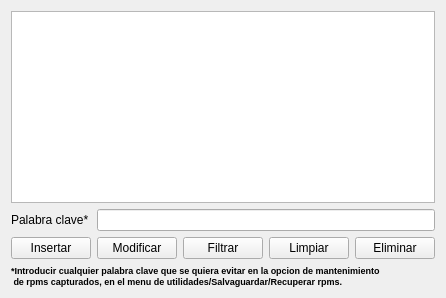
     <widget class="QWidget" name="tab_8">
      <attribute name="icon">
       <iconset resource="recoverdrake.qrc">
        <normaloff>:/Imagenes/embudo.png</normaloff>:/Imagenes/embudo.png</iconset>
      </attribute>
      <attribute name="title">
       <string>Palabras clave</string>
      </attribute>
      <layout class="QGridLayout" name="gridLayout_28">
       <item row="2" column="1">
        <widget class="QPushButton" name="pushButton_6">
         <property name="text">
          <string>Modificar</string>
         </property>
         <property name="icon">
          <iconset resource="recoverdrake.qrc">
           <normaloff>:/Imagenes/sustituir.png</normaloff>:/Imagenes/sustituir.png</iconset>
         </property>
        </widget>
       </item>
       <item row="1" column="0">
        <widget class="QLabel" name="label_118">
         <property name="text">
          <string>Palabra clave*</string>
         </property>
        </widget>
       </item>
       <item row="2" column="4">
        <widget class="QPushButton" name="pushButton_5">
         <property name="text">
          <string>Eliminar</string>
         </property>
         <property name="icon">
          <iconset resource="recoverdrake.qrc">
           <normaloff>:/Imagenes/bad.png</normaloff>:/Imagenes/bad.png</iconset>
         </property>
        </widget>
       </item>
       <item row="3" column="0" colspan="5">
        <widget class="QLabel" name="label_117">
         <property name="font">
          <font>
           <pointsize>7</pointsize>
           <weight>75</weight>
           <bold>true</bold>
          </font>
         </property>
         <property name="text">
          <string>&lt;!DOCTYPE HTML PUBLIC &quot;-//W3C//DTD HTML 4.0//EN&quot; &quot;http://www.w3.org/TR/REC-html40/strict.dtd&quot;&gt;
&lt;html&gt;&lt;head&gt;&lt;meta name=&quot;qrichtext&quot; content=&quot;1&quot; /&gt;&lt;style type=&quot;text/css&quot;&gt;
p, li { white-space: pre-wrap; }
&lt;/style&gt;&lt;/head&gt;&lt;body style=&quot; font-family:'Sans Serif'; font-size:7pt; font-weight:600; font-style:normal;&quot;&gt;
&lt;p align=&quot;justify&quot; style=&quot; margin-top:0px; margin-bottom:0px; margin-left:0px; margin-right:0px; -qt-block-indent:0; text-indent:0px;&quot;&gt;*Introducir cualquier palabra clave que se quiera evitar en la opcion de mantenimiento&lt;/p&gt;
&lt;p align=&quot;justify&quot; style=&quot; margin-top:0px; margin-bottom:0px; margin-left:0px; margin-right:0px; -qt-block-indent:0; text-indent:0px;&quot;&gt; de rpms capturados, en el menu de utilidades/Salvaguardar/Recuperar rpms.&lt;/p&gt;&lt;/body&gt;&lt;/html&gt;</string>
         </property>
         <property name="alignment">
          <set>Qt::AlignLeading|Qt::AlignLeft|Qt::AlignTop</set>
         </property>
        </widget>
       </item>
       <item row="1" column="1" colspan="4">
        <widget class="QLineEdit" name="lineEdit_7"/>
       </item>
       <item row="2" column="0">
        <widget class="QPushButton" name="pushButton_4">
         <property name="text">
          <string>Insertar</string>
         </property>
         <property name="icon">
          <iconset resource="recoverdrake.qrc">
           <normaloff>:/Imagenes/good.png</normaloff>:/Imagenes/good.png</iconset>
         </property>
        </widget>
       </item>
       <item row="2" column="2">
        <widget class="QPushButton" name="pushButton_7">
         <property name="text">
          <string>Filtrar</string>
         </property>
         <property name="icon">
          <iconset resource="recoverdrake.qrc">
           <normaloff>:/Imagenes/embudo.png</normaloff>:/Imagenes/embudo.png</iconset>
         </property>
        </widget>
       </item>
       <item row="0" column="0" colspan="5">
        <widget class="QTableView" name="tableView">
         <property name="alternatingRowColors">
          <bool>true</bool>
         </property>
        </widget>
       </item>
       <item row="2" column="3">
        <widget class="QPushButton" name="pushButton_8">
         <property name="text">
          <string>Limpiar</string>
         </property>
         <property name="icon">
          <iconset resource="recoverdrake.qrc">
           <normaloff>:/Imagenes/borrar.png</normaloff>:/Imagenes/borrar.png</iconset>
         </property>
        </widget>
       </item>
      </layout>
     </widget>
